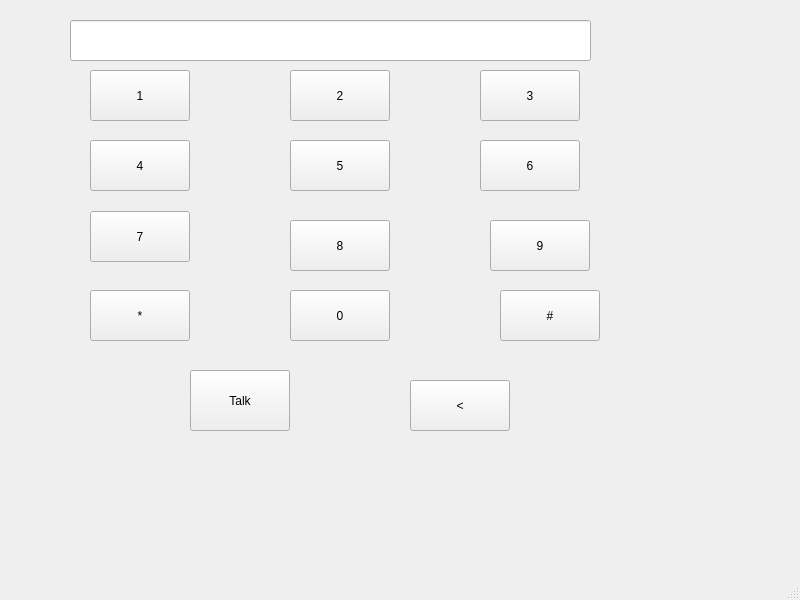
<?xml version="1.0" encoding="UTF-8"?>
<ui version="4.0">
 <class>MainWindow</class>
 <widget class="QMainWindow" name="MainWindow">
  <property name="geometry">
   <rect>
    <x>0</x>
    <y>0</y>
    <width>800</width>
    <height>600</height>
   </rect>
  </property>
  <property name="windowTitle">
   <string>MainWindow</string>
  </property>
  <widget class="QWidget" name="centralwidget">
   <widget class="QPushButton" name="pushButton">
    <property name="geometry">
     <rect>
      <x>90</x>
      <y>70</y>
      <width>100</width>
      <height>51</height>
     </rect>
    </property>
    <property name="text">
     <string>1</string>
    </property>
   </widget>
   <widget class="QPushButton" name="pushButton_2">
    <property name="geometry">
     <rect>
      <x>290</x>
      <y>70</y>
      <width>100</width>
      <height>51</height>
     </rect>
    </property>
    <property name="text">
     <string>2</string>
    </property>
   </widget>
   <widget class="QPushButton" name="pushButton_3">
    <property name="geometry">
     <rect>
      <x>480</x>
      <y>70</y>
      <width>100</width>
      <height>51</height>
     </rect>
    </property>
    <property name="text">
     <string>3</string>
    </property>
   </widget>
   <widget class="QPushButton" name="pushButton_4">
    <property name="geometry">
     <rect>
      <x>90</x>
      <y>140</y>
      <width>100</width>
      <height>51</height>
     </rect>
    </property>
    <property name="text">
     <string>4</string>
    </property>
   </widget>
   <widget class="QPushButton" name="pushButton_5">
    <property name="geometry">
     <rect>
      <x>290</x>
      <y>140</y>
      <width>100</width>
      <height>51</height>
     </rect>
    </property>
    <property name="text">
     <string>5</string>
    </property>
   </widget>
   <widget class="QPushButton" name="pushButton_6">
    <property name="geometry">
     <rect>
      <x>480</x>
      <y>140</y>
      <width>100</width>
      <height>51</height>
     </rect>
    </property>
    <property name="text">
     <string>6</string>
    </property>
   </widget>
   <widget class="QPushButton" name="pushButton_7">
    <property name="geometry">
     <rect>
      <x>90</x>
      <y>211</y>
      <width>100</width>
      <height>51</height>
     </rect>
    </property>
    <property name="text">
     <string>7</string>
    </property>
   </widget>
   <widget class="QPushButton" name="pushButton_8">
    <property name="geometry">
     <rect>
      <x>290</x>
      <y>220</y>
      <width>100</width>
      <height>51</height>
     </rect>
    </property>
    <property name="text">
     <string>8</string>
    </property>
   </widget>
   <widget class="QPushButton" name="pushButton_9">
    <property name="geometry">
     <rect>
      <x>490</x>
      <y>220</y>
      <width>100</width>
      <height>51</height>
     </rect>
    </property>
    <property name="text">
     <string>9</string>
    </property>
   </widget>
   <widget class="QPushButton" name="pushButton_10">
    <property name="geometry">
     <rect>
      <x>90</x>
      <y>290</y>
      <width>100</width>
      <height>51</height>
     </rect>
    </property>
    <property name="text">
     <string>*</string>
    </property>
   </widget>
   <widget class="QPushButton" name="pushButton_11">
    <property name="geometry">
     <rect>
      <x>290</x>
      <y>290</y>
      <width>100</width>
      <height>51</height>
     </rect>
    </property>
    <property name="text">
     <string>0</string>
    </property>
   </widget>
   <widget class="QPushButton" name="pushButton_12">
    <property name="geometry">
     <rect>
      <x>500</x>
      <y>290</y>
      <width>100</width>
      <height>51</height>
     </rect>
    </property>
    <property name="text">
     <string>#</string>
    </property>
   </widget>
   <widget class="QPushButton" name="pushButton_13">
    <property name="geometry">
     <rect>
      <x>190</x>
      <y>370</y>
      <width>100</width>
      <height>61</height>
     </rect>
    </property>
    <property name="text">
     <string>Talk</string>
    </property>
   </widget>
   <widget class="QPushButton" name="pushButton_14">
    <property name="geometry">
     <rect>
      <x>410</x>
      <y>380</y>
      <width>100</width>
      <height>51</height>
     </rect>
    </property>
    <property name="text">
     <string>&lt;</string>
    </property>
   </widget>
   <widget class="QLineEdit" name="lineEdit">
    <property name="geometry">
     <rect>
      <x>70</x>
      <y>20</y>
      <width>521</width>
      <height>41</height>
     </rect>
    </property>
   </widget>
  </widget>
  <widget class="QMenuBar" name="menubar">
   <property name="geometry">
    <rect>
     <x>0</x>
     <y>0</y>
     <width>800</width>
     <height>36</height>
    </rect>
   </property>
  </widget>
  <widget class="QStatusBar" name="statusbar"/>
 </widget>
 <resources/>
 <connections/>
</ui>
